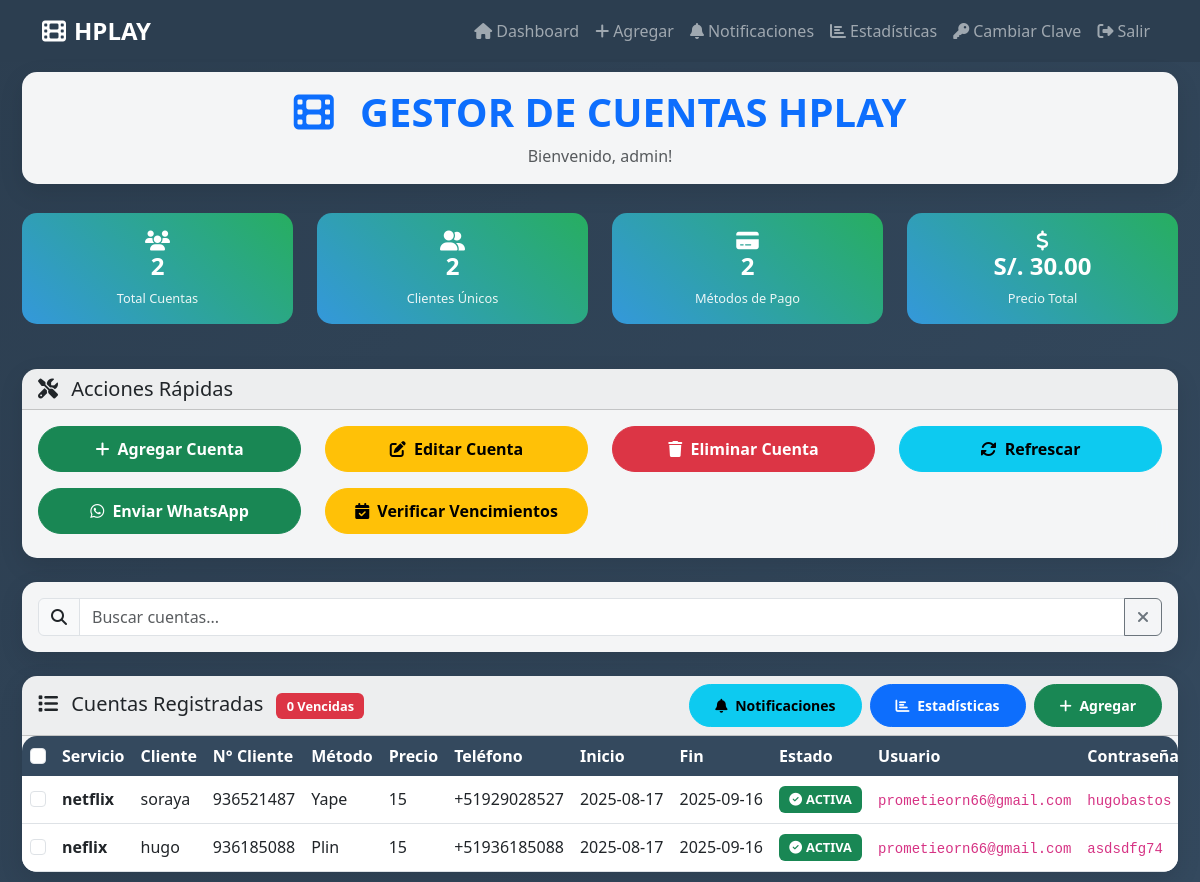
/dashboard (signed in), run on the app's committed database.
### app.py (models this page shows)
class Cuenta(db.Model):
    id = db.Column(db.Integer, primary_key=True)
    servicio = db.Column(db.String(100), nullable=False)
    cliente = db.Column(db.String(100), nullable=False)
    num_cliente = db.Column(db.String(50))
    metodo = db.Column(db.String(50))
    precio = db.Column(db.String(50))
    telefono = db.Column(db.String(20))
    fecha_inicio = db.Column(db.String(20))
    fecha_fin = db.Column(db.String(20))
    usuario = db.Column(db.String(100), nullable=False)
    password = db.Column(db.String(100), nullable=False)
    vencida = db.Column(db.Boolean, default=False)
    fecha_creacion = db.Column(db.DateTime, default=datetime.utcnow)

### app.py (the view)
@app.route('/dashboard')
def dashboard():
    if 'user_id' not in session:
        return redirect(url_for('login'))
    cuentas = Cuenta.query.all()
    total_cuentas = len(cuentas)
    whatsapp_programados = Notificacion.query.filter(
        Notificacion.tipo == 'WhatsApp Programado - Nueva Cuenta',
        Notificacion.estado.like('Programado (%s)')
    ).all()
    metodos = {}
    clientes = {}
    precio_total = 0
    cuentas_vencidas = 0
    for cuenta in cuentas:
        metodo = cuenta.metodo or 'Sin método'
        metodos[metodo] = metodos.get(metodo, 0) + 1
        cliente = cuenta.cliente or 'Sin cliente'
        clientes[cliente] = clientes.get(cliente, 0) + 1
        try:
            precio_str = cuenta.precio or '0'
            precio_limpio = ''.join(c for c in precio_str if c.isdigit() or c == '.')
            if precio_limpio:
                precio_total += float(precio_limpio)
        except:
            continue
        if cuenta.vencida:
            cuentas_vencidas += 1
    stats = {
        'total_cuentas': total_cuentas,
        'clientes_unicos': len(clientes),
        'metodos': len(metodos),
        'precio_total': f"S/. {precio_total:.2f}",
        'cuentas_vencidas': cuentas_vencidas,
        'whatsapp_programados': len(whatsapp_programados)
    }
    return render_template('dashboard.html', cuentas=cuentas, stats=stats, whatsapp_programados=whatsapp_programados)

### web_app/templates/dashboard.html (shortened to what this page needs)
{% extends "base.html" %}
{% block content %}
<div class="container-fluid">
    <div class="row mb-3 mb-md-4">
        <div class="col-12">
            <div class="card">
                <div class="card-body text-center">
                    <h1 class="display-6 fw-bold text-primary mb-2">
                        <i class="fas fa-film me-2 me-md-3"></i>
                        <span class="d-none d-md-inline">GESTOR DE CUENTAS HPLAY</span>
                    </h1>
                    <p class="text-muted mb-0">Bienvenido, {{ session.username }}!</p>
                </div>
            </div>
        </div>
    </div>
    <div class="row mb-3 mb-md-4">
        <div class="col-6 col-md-3 mb-2 mb-md-3">
            <div class="stats-card text-center">
                <i class="fas fa-users fa-lg fa-md-2x mb-2"></i>
                <h4 class="mb-1 stats-number">{{ stats.total_cuentas }}</h4>
                <small class="stats-label">Total Cuentas</small>
            </div>
        </div>
        <div class="col-6 col-md-3 mb-2 mb-md-3">
            <div class="stats-card text-center">
                <i class="fas fa-user-friends fa-lg fa-md-2x mb-2"></i>
                <h4 class="mb-1 stats-number">{{ stats.clientes_unicos }}</h4>
                <small class="stats-label">Clientes Únicos</small>
            </div>
        </div>
        <div class="col-6 col-md-3 mb-2 mb-md-3">
            <div class="stats-card text-center">
                <i class="fas fa-credit-card fa-lg fa-md-2x mb-2"></i>
                <h4 class="mb-1 stats-number">{{ stats.metodos }}</h4>
                <small class="stats-label">Métodos de Pago</small>
            </div>
        </div>
        <div class="col-6 col-md-3 mb-2 mb-md-3">
            <div class="stats-card text-center">
                <i class="fas fa-dollar-sign fa-lg fa-md-2x mb-2"></i>
                <h4 class="mb-1 stats-number">{{ stats.precio_total }}</h4>
                <small class="stats-label">Precio Total</small>
            </div>
        </div>
    </div>
    <div class="row mb-3 mb-md-4">
        <div class="col-12">
            <div class="card">
                <div class="card-header">
                    <h5 class="mb-0">
                        <i class="fas fa-tools me-2"></i>
                        <span class="d-none d-md-inline">Acciones Rápidas</span>
                    </h5>
                </div>
                <div class="card-body">
                    <div class="row">
                        <div class="col-6 col-md-3 mb-2">
                            <a href="{{ url_for('agregar_cuenta') }}" class="btn btn-success btn-hplay w-100">
                                <i class="fas fa-plus me-1"></i>
                                <span class="d-none d-md-inline">Agregar Cuenta</span>
                            </a>
                        </div>
                        <div class="col-6 col-md-3 mb-2">
                            <button class="btn btn-warning btn-hplay w-100" onclick="editarCuentaSeleccionada()">
                                <i class="fas fa-edit me-1"></i>
                                <span class="d-none d-md-inline">Editar Cuenta</span>
                            </button>
                        </div>
                        <div class="col-6 col-md-3 mb-2">
                            <button class="btn btn-danger btn-hplay w-100" onclick="eliminarCuentaSeleccionada()">
                                <i class="fas fa-trash me-1"></i>
                                <span class="d-none d-md-inline">Eliminar Cuenta</span>
                            </button>
                        </div>
                        <div class="col-6 col-md-3 mb-2">
                            <button class="btn btn-info btn-hplay w-100" onclick="refrescarDatos()">
                                <i class="fas fa-sync-alt me-1"></i>
                                <span class="d-none d-md-inline">Refrescar</span>
                            </button>
                        </div>
                    </div>
                    <div class="row mt-2">
                        <div class="col-6 col-md-3 mb-2">
                            <button class="btn btn-success btn-hplay w-100" onclick="enviarWhatsAppSeleccionada()">
                                <i class="fab fa-whatsapp me-1"></i>
                                <span class="d-none d-md-inline">Enviar WhatsApp</span>
                            </button>
                        </div>
                        <div class="col-6 col-md-3 mb-2">
                            <button class="btn btn-warning btn-hplay w-100" onclick="verificarVencimientos()">
                                <i class="fas fa-calendar-check me-1"></i>
                                <span class="d-none d-md-inline">Verificar Vencimientos</span>
                            </button>
                        </div>
                    </div>
                </div>
            </div>
        </div>
    </div>
    <div class="row mb-3 mb-md-4">
        <div class="col-12">
            <div class="card">
                <div class="card-body">
                    <div class="input-group">
                        <span class="input-group-text">
                            <i class="fas fa-search"></i>
                        </span>
                        <input type="text" class="form-control" id="searchInput"
                               placeholder="Buscar cuentas...">
                        <button class="btn btn-outline-secondary" type="button" id="clearSearch">
                            <i class="fas fa-times"></i>
                        </button>
                    </div>
                </div>
            </div>
        </div>
    </div>
    <div class="row">
        <div class="col-12">
            <div class="card">
                <div class="card-header d-flex justify-content-between align-items-center flex-wrap">
                    <h5 class="mb-0 mb-2 mb-md-0">
                        <i class="fas fa-list me-2"></i>
                        <span class="d-none d-md-inline">Cuentas Registradas</span>
                        <span class="badge bg-danger ms-2" id="cuentasVencidasBadge">
                            {{ stats.cuentas_vencidas }} Vencidas
                        </span>
                    </h5>
                    <div class="d-flex flex-wrap gap-2">
                        <a href="{{ url_for('ver_notificaciones') }}" class="btn btn-info btn-sm btn-hplay">
                            <i class="fas fa-bell me-1"></i>
                            <span class="d-none d-md-inline">Notificaciones</span>
                        </a>
                        <a href="{{ url_for('estadisticas_detalladas') }}" class="btn btn-primary btn-sm btn-hplay">
                            <i class="fas fa-chart-bar me-1"></i>
                            <span class="d-none d-md-inline">Estadísticas</span>
                        </a>
                        <a href="{{ url_for('agregar_cuenta') }}" class="btn btn-success btn-sm btn-hplay">
                            <i class="fas fa-plus me-1"></i>
                            <span class="d-none d-md-inline">Agregar</span>
                        </a>
                    </div>
                </div>
                <div class="card-body p-0">
                    <div class="table-responsive d-none d-md-block">
                        <table class="table table-hover mb-0" id="cuentasTable">
                            <thead>
                                <tr>
                                    <th>
                                        <input type="checkbox" id="selectAll" class="form-check-input">
                                    </th>
                                    <th>Servicio</th>
                                    <th>Cliente</th>
                                    <th>N° Cliente</th>
                                    <th>Método</th>
                                    <th>Precio</th>
                                    <th>Teléfono</th>
                                    <th>Inicio</th>
                                    <th>Fin</th>
                                    <th>Estado</th>
                                    <th>Usuario</th>
                                    <th>Contraseña</th>
                                </tr>
                            </thead>
                            <tbody>
                                {% if cuentas %}
                                    {% for cuenta in cuentas %}
                                    <tr data-cuenta-id="{{ cuenta.id }}">
                                        <td>
                                            <input type="checkbox" class="form-check-input cuenta-checkbox"
                                                   value="{{ cuenta.id }}">
                                        </td>
                                        <td>
                                            <strong>{{ cuenta.servicio }}</strong>
                                        </td>
                                        <td>{{ cuenta.cliente or 'Sin cliente' }}</td>
                                        <td>{{ cuenta.num_cliente or 'Sin número' }}</td>
                                        <td>{{ cuenta.metodo or 'Sin método' }}</td>
                                        <td>{{ cuenta.precio or 'Sin precio' }}</td>
                                        <td>{{ cuenta.telefono or 'Sin teléfono' }}</td>
                                        <td>{{ cuenta.fecha_inicio or 'Sin fecha' }}</td>
                                        <td>{{ cuenta.fecha_fin or 'Sin fecha' }}</td>
                                        <td>
                                            {% if cuenta.vencida %}
                                                <span class="badge bg-danger">
                                                    <i class="fas fa-exclamation-triangle me-1"></i>VENCIDA
                                                </span>
                                            {% else %}
                                                <span class="badge bg-success">
                                                    <i class="fas fa-check-circle me-1"></i>ACTIVA
                                                </span>
                                            {% endif %}
                                        </td>
                                        <td>
                                            <code>{{ cuenta.usuario }}</code>
                                        </td>
                                        <td>
                                            <code>{{ cuenta.password }}</code>
                                        </td>
                                    </tr>
                                    {% endfor %}
                                {% endif %}
                            </tbody>
                        </table>
                    </div>
                </div>
            </div>
        </div>
    </div>
</div>
{% endblock %}

### web_app/templates/base.html (style rules this page uses)
:root { --hplay-primary: #2c3e50; --hplay-secondary: #34495e; --hplay-accent: #3498db; --hplay-success: #27ae60; --hplay-warning: #f39c12; --hplay-danger: #e74c3c; }
body { background: linear-gradient(135deg, var(--hplay-primary) 0%, var(--hplay-secondary) 100%); min-height: 100vh; font-family: 'Segoe UI', Tahoma, Geneva, Verdana, sans-serif; }
.card { border: none; border-radius: 15px; box-shadow: 0 8px 25px rgba(0,0,0,0.1); backdrop-filter: blur(10px); background: rgba(255,255,255,0.95); }
.btn-hplay { border-radius: 25px; padding: 10px 25px; font-weight: 600; transition: all 0.3s ease; }
.table-responsive { border-radius: 15px; overflow: hidden; }
.table th { background: var(--hplay-secondary); color: white; border: none; font-weight: 600; }
.stats-card { background: linear-gradient(45deg, var(--hplay-accent), var(--hplay-success)); color: white; border-radius: 15px; padding: 20px; margin: 10px 0; }

### web_app/templates/dashboard.html (style rules this page uses)
.stats-card { background: linear-gradient(45deg, var(--hplay-accent), var(--hplay-success)); color: white; border-radius: 15px; padding: 15px; margin: 5px 0; transition: transform 0.3s ease; min-height: 100px; }
.stats-number { font-size: 1.5rem; font-weight: bold; }
.stats-label { font-size: 0.8rem; opacity: 0.9; }
.table th { background: var(--hplay-secondary); color: white; border: none; font-weight: 600; white-space: nowrap; }
.table td { vertical-align: middle; white-space: nowrap; }
.badge { font-size: 0.8rem; padding: 0.5em 0.8em; }
.btn-hplay { min-width: 120px; }

### data on the page
Cuenta: servicio "netflix", cliente "soraya", num_cliente "936521487", metodo "Yape", precio "15", telefono "+51929028527", fecha_inicio "2025-08-17", fecha_fin "2025-09-16", vencida False (drawn), usuario "prometieorn66@gmail.com", password "hugobastos"
Cuenta: servicio "neflix", cliente "hugo", num_cliente "936185088", metodo "Plin", precio "15", telefono "+51936185088", fecha_inicio "2025-08-17", fecha_fin "2025-09-16", vencida False (drawn), usuario "prometieorn66@gmail.com", password "asdsdfg74"

### other printed values
{{ session.username }} "admin"
{{ stats.total_cuentas }} "2"
{{ stats.clientes_unicos }} "2"
{{ stats.metodos }} "2"
{{ stats.precio_total }} "S/. 30.00"
{{ stats.cuentas_vencidas }} "0"
